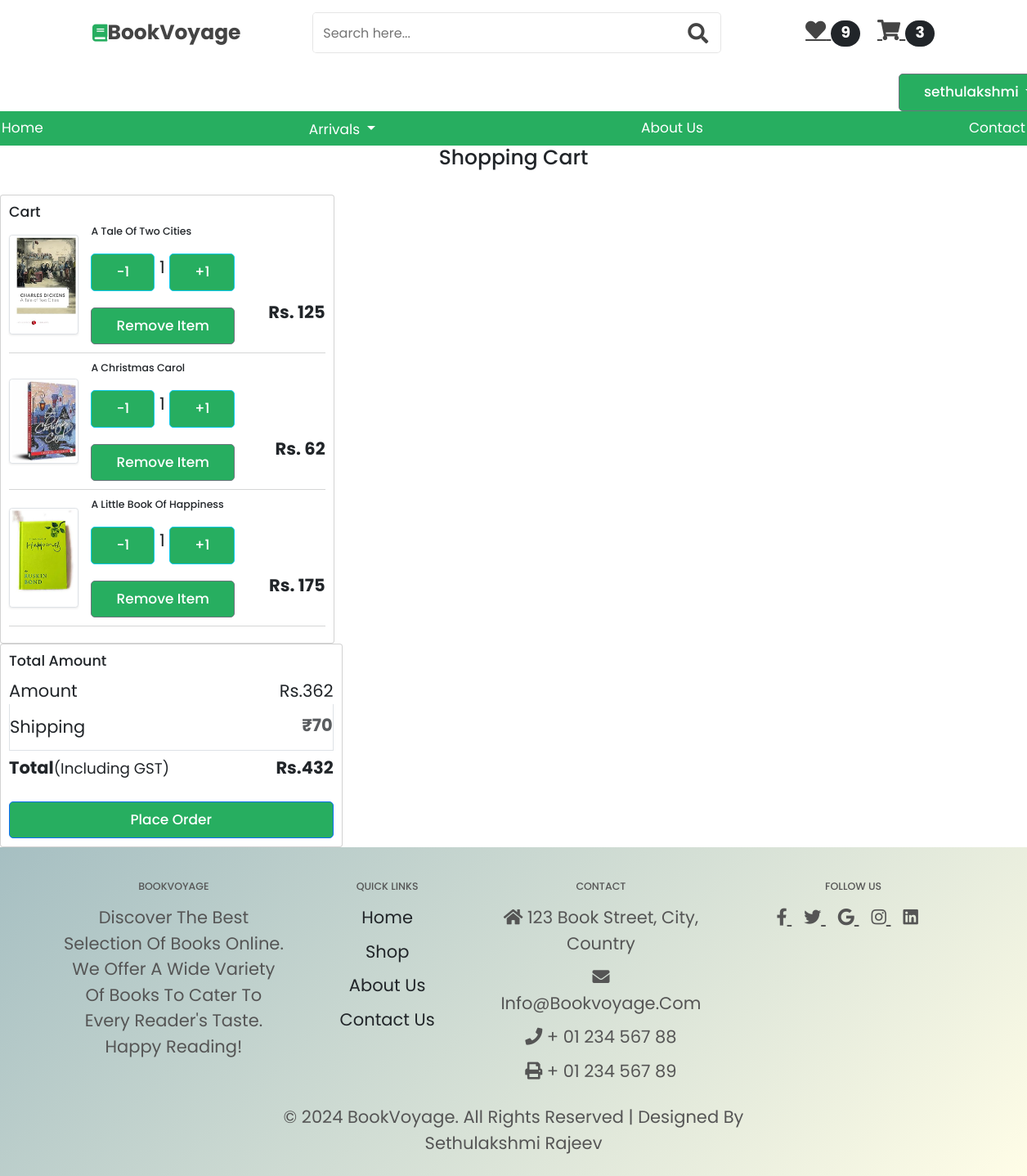
The app's page /cart/ (signed in) with its own data.
### myapp/models.py (models this page shows)
class addproduct(models.Model):
    user=models.ForeignKey(User,on_delete=models.CASCADE)
    pnm=models.CharField(max_length=15)
    athr=models.CharField(max_length=15, default=None)
    CATEGORY_CHOICES = [
        ('Thriller', 'Thriller'),
        ('Mystery', 'Mystery'),
        ('Horror', 'Horror'),
        ('Comics', 'Comics'),
        ('Adventure', 'Adventure'),
        ('Romance', 'Romance'),
        ('Historical fiction', 'Historical fiction'),
        ('Literary fiction', 'Literary fiction'),
        ('Science Fiction', 'Science Fiction'),
        ('Autobiography', 'Autobiography'),
        ('Memoir', 'Memoir'),
        ('History', 'History'),
        ('Travel', 'Travel'),
        ('Science', 'Science'),
        ('Philosophy', 'Philosophy'),
        ('Essays', 'Essays'),
        ('Business', 'Business'),
        ('Children\'s Book', 'Children\'s Book'),
        ('Classic Literature', 'Classic Literature'),
        ('Short Stories', 'Short Stories'),
        ('Drama', 'Drama'),
        ('Poetry', 'Poetry'),
        ('Self-help and Motivational', 'Self-help and Motivational')
    ]
    LANGUAGE_CHOICES = [
        ('English', 'English'),
        ('Malayalam', 'Malayalam'),
    ]
    cat = models.CharField(max_length=40, choices=CATEGORY_CHOICES)
    lang = models.CharField(max_length=15, choices=LANGUAGE_CHOICES)
    publ = models.CharField(max_length=25)
    isbn = models.IntegerField()
    pr = models.IntegerField()
    qty = models.IntegerField()
    img = models.ImageField(upload_to='p_images')
    def discounted_price(self):
        return int(self.pr * 0.5)

### myapp/views.py (the view)
# urls.py: path('cart/',views.cart,name='cart'),
def cart(r):
    totalitem = 0
    wishitem = 0
    if r.user.is_authenticated:
        totalitem = cartpro.objects.filter(user=r.user).count()
        wishitem = wishlist.objects.filter(user=r.user).count()
    user = r.user
    cart_items = cartpro.objects.filter(user=user)
    cart = []
    amount = 0
    for item in cart_items:
        value = item.quantity * item.product.discounted_price()
        cart.append({
            'product': item.product,
            'quantity': item.quantity,
            'value': value
        })
        amount = amount + value
    shipping_cost = 0 if amount > 500 else 70
    totalamount = amount + shipping_cost
    return render(r, 'cart.html', {'cart': cart,'CATEGORY_CHOICES': addproduct.CATEGORY_CHOICES, 'amount': amount,'shipping_cost':shipping_cost, 'totalamount': totalamount,'totalitem':totalitem,'wishitem':wishitem})

### template/cart.html (shortened to what this page needs)
<!DOCTYPE html>
<html lang="en">
<head>
    {% load static %}
    <link href="https://cdn.jsdelivr.net/npm/bootstrap@5.3.3/dist/css/bootstrap.min.css" rel="stylesheet">
    <link rel="stylesheet" href="https://cdn.jsdelivr.net/npm/swiper@11/swiper-bundle.min.css"/>
    <link rel="stylesheet" href="https://cdnjs.cloudflare.com/ajax/libs/font-awesome/5.15.4/css/all.min.css">
    <link rel="stylesheet" href="{% static 'css/style.css' %}">
</head>
<body data-authenticated="{{ request.user.is_authenticated|yesno:'true,false' }}">
    <header class="header">
        <div class="header-1">
            <a href="#" class="logo"><i class="fas fa-book"></i>BookVoyage</a>
            <form action="{% if request.user.is_authenticated %}  {% else %} {% url 'login' %} {% endif %}" class="search-form">
                <input type="search" name="srch" placeholder="Search here..." id="search-box">
                <label for="search-box" class="fas fa-search"></label>
            </form>
            <div class="icons">
                {% if request.user.is_authenticated %}
                <a href="{% url 'view_wishlist' %}" class="fas fa-heart">
                    <span class="badge rounded-pill bg-dark">
                        {% if wishitem > 0 %}
                            {{ wishitem }}
                        {% else %}
                            0
                        {% endif %}
                    </span>
                </a>
                <a href="{% url 'cart' %}" class="fas fa-shopping-cart">
                    <span class="badge rounded-pill bg-dark">
                        {% if totalitem > 0 %}
                            {{ totalitem }}
                        {% else %}
                            0
                        {% endif %}
                    </span>
                </a>
                {% else %}
                <div id="login-btn" class="fas fa-user"></div>
                {% endif %}
            </div>
        </div>
    {% if request.user.is_authenticated %}
    <div class="dropdown-user">
        <button type="button" class="btn btn-secondary dropdown-toggle" data-bs-toggle="dropdown" aria-expanded="false">
          {{request.user}}
        </button>
    </div>
    {% endif %}
    <div class="header-2">
        <nav class="navbar">
            <a href="/">Home</a>
            <div class="dropdown">
                <a href="" class="nav-link dropdown-toggle" id="navbarDropdownArrivals" role="button" data-bs-toggle="dropdown" aria-expanded="false">
                    Arrivals
                </a>
            </div>
            <a href="{% url 'about_us' %}">About Us</a>
            <a href="{% url 'contact_us' %}">Contact</a>
        </nav>
    </div>
    </header>
    <div class="book-detail">
        <div class="row">
            {% if cart %}
                <h1 class="text-center mb-5">Shopping Cart</h1>
                <div class="col-sm-4">
                    <div class="card">
                        <div class="card-body">
                            <h3>Cart</h3>
                            {% for item in cart %}
                                <div class="row">
                                    <div class="col-sm-3 text-center align-self-center">
                                        <img src="{{ item.product.img.url }}" alt="" class="img-fluid img-thumbnail shadow-sm" height="150" width="150">
                                    </div>
                                    <div class="col-sm-9">
                                        <h5>{{ item.product.pnm }}</h5>
                                        <div class="my-3">
                                            <form action="{% url 'cart_remove' item.product.id %}" method="post" class="d-inline">
                                                <button type="submit" class="btn btn-info btn-sm">-1</button>
                                            </form>
                                            {{ item.quantity }}
                                            <form action="{% url 'cart_update' item.product.id %}" method="post" class="d-inline">
                                                <button type="submit" class="btn btn-info btn-sm">+1</button>
                                            </form>
                                        </div>
                                        <div class="d-flex justify-content-between">
                                            <a href="{% url 'remove_cart' item.product.id %}" class="remove-cart btn btn-sm btn-secondary mr-3" onclick="return confirm('Do you want to delete this?')">Remove item</a>
                                            <p class="mb-0"><strong>Rs. {{item.value}}</strong></p>
                                        </div>
                                    </div>
                                </div>
                                <hr class="text-muted">
                            {% endfor %}
                        </div>
                    </div>
                </div>
            </div>
        </div>
        <div class="col-sm-4">
            <div class="card">
                <div class="card-body">
                    <h3>Total amount</h3>
                    <ul class="list-group">
                        <li class="list-group-item d-flex justify-content-between align-items-center border-0 px-0 pb-0">Amount<span id="amount">Rs.{{ amount }}</span></li>
                        <li class="list-group-item d-flex justify-content-between align-items-center px-0">Shipping<span><p class="fw-bold fs-4 text-danger mt-2">
                            {% if amount > 500 %}
                                <span class="text-muted">Free Shipping</span>
                            {% else %}
                                <span class="text-muted"> ₹70</span>
                            {% endif %}
                        </p></span></li>
                        <li class="list-group-item d-flex justify-content-between align-items-center border-0 px-0 mb-3">
                            <div>
                                <strong>Total</strong><small>(including GST)</small>
                            </div>
                            <span id="totalamount"><strong>Rs.{{ totalamount }}</strong></span>
                        </li>
                    </ul>
                    <div class="d-grid">
                        <a href="{% url 'checkout' user.id %}" class="btn btn-primary">Place Order</a>
                    </div>
                </div>
            </div>
        </div>
    {% else %}
        <h1 class="text-center mb-5">Cart is empty</h1>
    {% endif %}
<footer class="pt-5 pb-4" style="background: linear-gradient(135deg, #a6bfc2, #fffde7); color: #555;">
    <div class="container text-center text-md-left">
        <div class="row text-center text-md-left">
            <div class="col-md-3 col-lg-3 col-xl-3 mx-auto mt-3">
                <h5 class="text-uppercase mb-4 font-weight-bold">BookVoyage</h5>
                <p>Discover the best selection of books online. We offer a wide variety of books to cater to every reader's taste. Happy reading!</p>
            </div>
            <div class="col-md-2 col-lg-2 col-xl-2 mx-auto mt-3">
                <h5 class="text-uppercase mb-4 font-weight-bold">Quick Links</h5>
                <p>
                    <a href="/" class="text-dark" style="text-decoration: none;">Home</a>
                </p>
                <p>
                    <a href="{% if request.user.is_authenticated %} {% url 'all_books' %} {% else %} {% url 'login' %} {% endif %}" class="text-dark" style="text-decoration: none;">Shop</a>
                </p>
                <p>
                    <a href="{% if request.user.is_authenticated %} {% url 'about_us' %} {% else %} {% url 'login' %} {% endif %}" class="text-dark" style="text-decoration: none;">About Us</a>
                </p>
                <p>
                    <a href="{% if request.user.is_authenticated %} {% url 'contact_us' %} {% else %} {% url 'login' %} {% endif %}" class="text-dark" style="text-decoration: none;">Contact Us</a>
                </p>
            </div>
            <div class="col-md-4 col-lg-3 col-xl-3 mx-auto mt-3">
                <h5 class="text-uppercase mb-4 font-weight-bold">Contact</h5>
                <p>
                    <i class="fas fa-home mr-3"></i> 123 Book Street, City, Country
                </p>
                <p>
                    <i class="fas fa-envelope mr-3"></i> info@bookvoyage.com
                </p>
                <p>
                    <i class="fas fa-phone mr-3"></i> + 01 234 567 88
                </p>
                <p>
                    <i class="fas fa-print mr-3"></i> + 01 234 567 89
                </p>
            </div>
            <div class="col-md-3 col-lg-4 col-xl-3 mx-auto mt-3">
                <h5 class="text-uppercase mb-4 font-weight-bold">Follow Us</h5>
                <a href="#" class="me-4" style="color: #555;">
                    <i class="fab fa-facebook-f"></i>
                </a>
                <a href="#" class="me-4" style="color: #555;">
                    <i class="fab fa-twitter"></i>
                </a>
                <a href="#" class="me-4" style="color: #555;">
                    <i class="fab fa-google"></i>
                </a>
                <a href="#" class="me-4" style="color: #555;">
                    <i class="fab fa-instagram"></i>
                </a>
                <a href="#" class="me-4" style="color: #555;">
                    <i class="fab fa-linkedin"></i>
                </a>
            </div>
        </div>
        <div class="row d-flex justify-content-center mt-4">
            <div class="col-md-8 col-lg-8 col-xl-7">
                <p class="text-center">
                    © 2024 BookVoyage. All Rights Reserved | Designed by Sethulakshmi Rajeev
                </p>
            </div>
        </div>
    </div>
</footer>
</body>
</html>

### static/css/style.css (style rules this page uses)
:root { --green:#27ae60; --dark-color:#219150; --black:#444; --light-color:#666; --border:.1rem solid rgba(0,0,0,.1); --border-hover:.1rem solid var(--black); --box-shadow:0 .5rem 1rem rgba(0,0,0,.1); }
* { font-family:'Poppins', sans-serif; font-size: 2.1rem; line-height: 1.5; margin:0; padding:0; box-sizing: border-box; outline: none; border: none; text-decoration: none; text-transform: capitalize; transition: all .2s linear; transition:width none; }
html { font-size: 10px; overflow-x: hidden; scroll-padding-top: 5rem; scroll-behavior: smooth; }
.btn { margin-top: 1rem; display: inline-block; padding: .9rem 3rem; border-radius: .5rem; color: #fff; background:var(--green); font-size: 1.7rem; cursor:pointer; font-weight: 500; }
.header .header-1 { background: #fff; padding: 1.5rem 9%; display: flex; align-items: center; justify-content: space-between; text-decoration: none; }
.header .header-1 .logo { font-size: 2.5rem; font-weight: bolder; color: var(--black); text-decoration: none; }
.header .header-1 .logo i { color:var(--green); text-decoration: none; }
.header .header-1 .search-form { width:50rem; height:5rem; border:var(--border); overflow: hidden; background:#fff; display: flex; align-items: center; border-radius: .5rem; }
.header .header-1 .search-form input { font-size: 1.6rem; padding: 0 1.2rem; height: 100%; width:100%; text-transform:none; color:var(--black); }
.header .header-1 .search-form label { font-size: 2.5rem; padding-right: 1.5rem; color:var(--black); cursor:pointer; }
.header .header-1 .icons div, .header .header-1 .icons a { font-size: 2.5rem; margin-left: 1.5rem; color:var(--black); cursor:pointer; }
.dropdown-user { margin-left: 87.5%; }
.header .header-2 { background: var(--green); }
.header .header-2 .navbar { text-align: center; text-decoration: none; }
.header .header-2 .navbar a { color: #fff; display: inline-block; padding: .2rem; font-size: 1.7rem; text-decoration: none; }

### records on screen
addproduct: product.img (picture), product.pnm "A Tale Of Two Cities", quantity "1", value "125"
addproduct: product.img (picture), product.pnm "A Christmas Carol", quantity "1", value "62"
addproduct: product.img (picture), product.pnm "A Little Book Of Happiness", quantity "1", value "175"

### other values on screen
{{ wishitem }} "9"
{{ totalitem }} "3"
{{ request.user }} "sethulakshmi"
{{ amount }} "362"
{{ totalamount }} "432"
